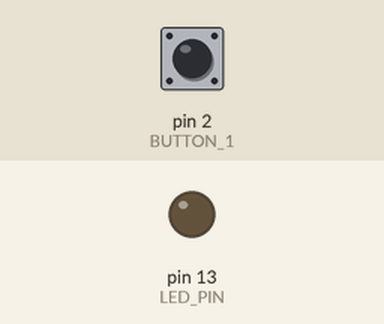
A sketch run on a simulated Arduino Uno, built with avr-gcc and run on an emulated ATmega328P. Parts: output pins drawn as LEDs (lit = HIGH). Inputs (shaded band) come from the test bench; at power-on: pin 2 (BUTTON_1) HIGH.

Above: at 1.2 s.
1.3 s: pin 2 (BUTTON_1) pulled LOW for 0.15 s
At 1.37 s:
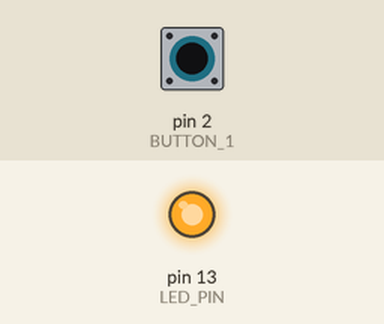
2.9 s: pin 2 (BUTTON_1) pulled LOW for 3.2 s
At 6.7 s:
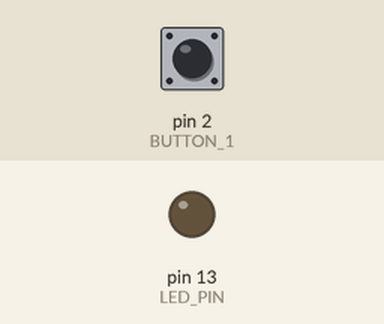
Timing chart, 0 to 8.2 s (numbered marks = the images above; inputs shaded):
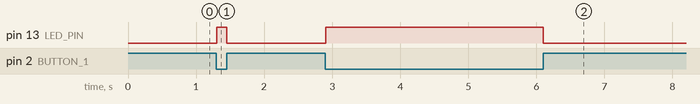

Measured:
- after the input at 1.3 s, pin 13 (LED_PIN): LOW → HIGH at once, → LOW 0.15 s later
- after the input at 2.9 s, pin 13 (LED_PIN): LOW → HIGH at once, → LOW 3.2 s later

The sketch:

test_mgd.ino
```cpp
#include <ButtonDebounce.h>

// do NOT use Po.20, Po.22, Po.31

#define BUTTON_1 2 // use the purple nomenclature for pins
ButtonDebounce button_1(BUTTON_1, 5);

#define LED_PIN LED_BUILTIN

void button_1Change(int state) {
  digitalWrite(LED_PIN, !state );
}


void setup() {
  Serial.begin(115200);

  pinMode(LED_BUILTIN, OUTPUT);
  // set up each button
  pinMode(BUTTON_1, INPUT_PULLUP);
  button_1.setCallback( button_1Change );
}

void loop() {
  button_1.update();
}
```
